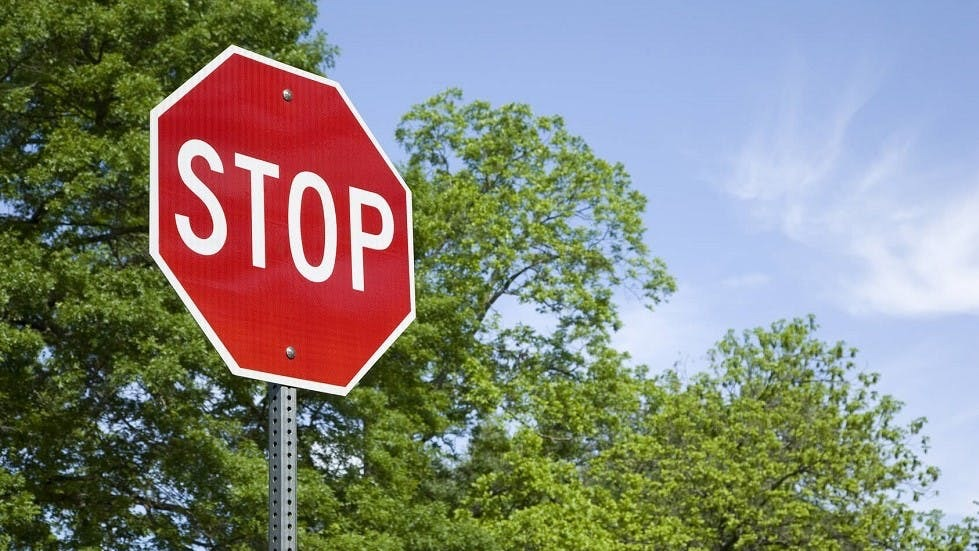
#> input picture image.jpg, 979 x 551 px, given in place of the camera
$ python test-reconnaissance.py
#> lines starting #> are read from the running program, lines starting #| are printed output that depends on the picture; after the words box and inside, x2 and y2 are one past the last pixel; in counts of white or black regions, pixels touching at a corner belong together
import cv2
import numpy as np
vc = cv2.VideoCapture(0)

if vc.isOpened(): # try to get the first frame
    rval, frame = vc.read()
#> frame is the input picture: shape (551, 979, 3); mean B, G, R 123.1, 133.3, 133
else:
    rval = False

# [9 lines of commented-out code are left out]
hue_value = 25 #A modifier en fonction de la couleur que l'on veut : http://www.workwithcolor.com
lower_red = np.array([hue_value-10,100,100])
upper_red = np.array([hue_value+10, 255, 255])
while rval:
    rval, image = vc.read()

    hsv = cv2.cvtColor(image, cv2.COLOR_BGR2HSV)
#> hsv: shape (551, 979, 3); mean H, S, V 78.1, 113.1, 161.8

    color_mask = cv2.inRange(hsv, lower_red, upper_red)
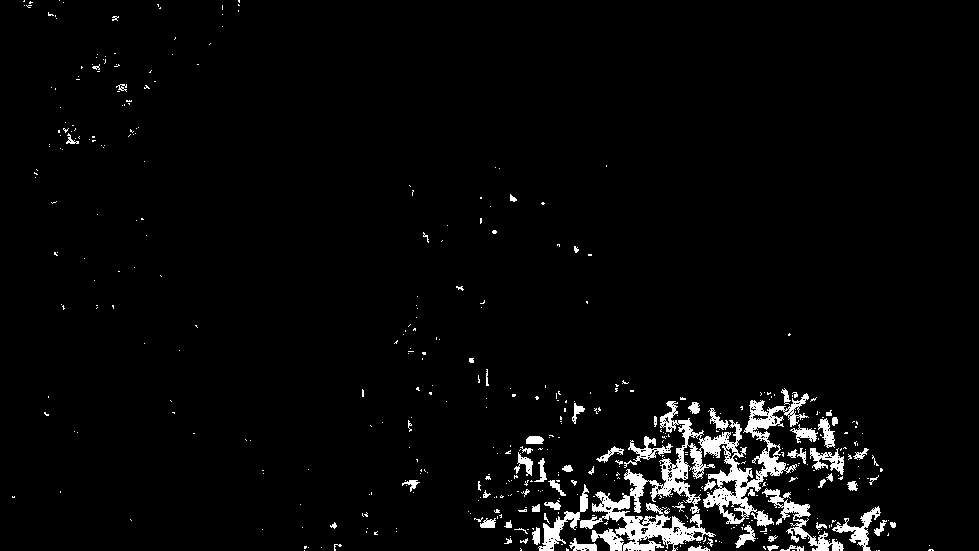
#> color_mask: shape (551, 979); 3.4% white; 460 white regions (390 under 20 px), largest, box (x1, y1, x2, y2) and area: (580, 393, 809, 551) 9324, (762, 488, 844, 551) 1131, (538, 484, 589, 551) 774
    result = cv2.bitwise_and(image, image, mask= color_mask)
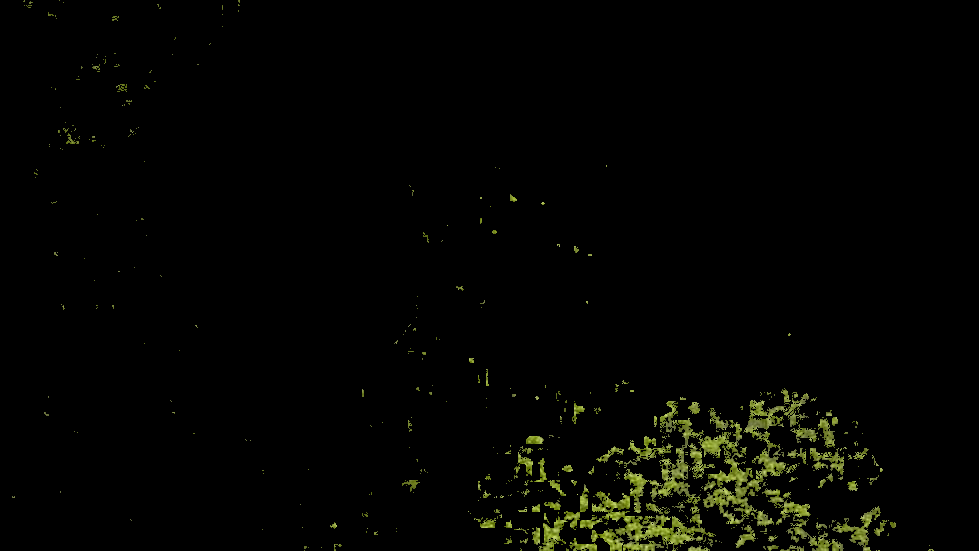
#> result: shape (551, 979, 3); mean B, G, R 1.7, 4.6, 4.1

    cv2.imshow("Camera Output", image)
    cv2.imshow("HSV", hsv)
    cv2.imshow("Color Mask", color_mask)
    cv2.imshow("Final Result", result)

    key = cv2.waitKey(20)
#> (key Esc is pressed here)
    if key == 27: # exit on ESC
        break
cv2.destroyWindow("preview")
